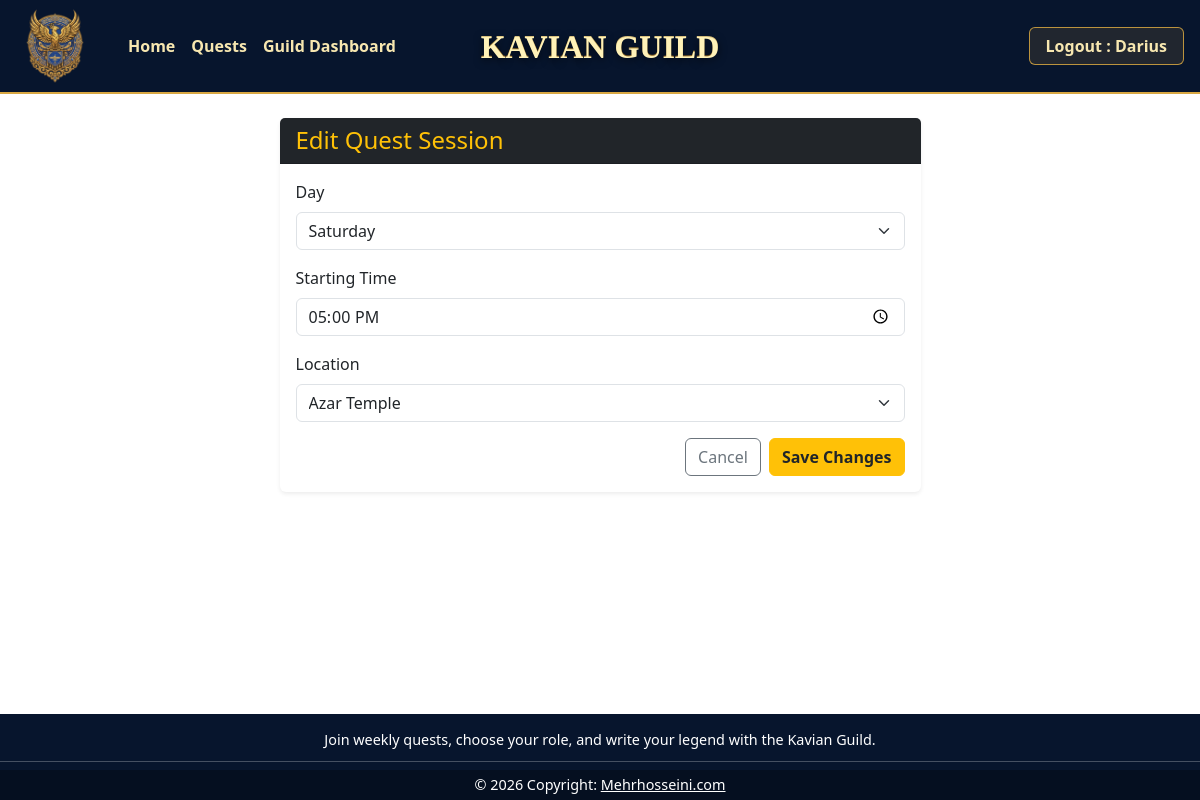
The app's page /sessions/10/edit (signed in) with its own data.
### tables this page shows
CREATE TABLE users (
    id            INTEGER PRIMARY KEY AUTOINCREMENT,
    email         TEXT    NOT NULL UNIQUE,
    password_hash TEXT    NOT NULL,
    role          TEXT    NOT NULL CHECK (role IN ('adventurer', 'guildmaster')),
    display_name  TEXT    NOT NULL,
    profile_img   TEXT                      
);

CREATE TABLE quest_sessions (
            id           INTEGER PRIMARY KEY AUTOINCREMENT,
            quest_id     INTEGER NOT NULL,
            day          TEXT    NOT NULL,
            start_time   TEXT    NOT NULL,
            start_minute INTEGER NOT NULL,
            location     TEXT    NOT NULL CHECK (location IN ('Azar Temple','Anahita Garden','Pasargad Gate')),
            FOREIGN KEY (quest_id) REFERENCES quests(id)
        );

### app.py (the view, shortened to what this page needs)
@app.route("/sessions/<int:session_id>/edit", methods=["GET", "POST"])
@login_required
def edit_session(session_id):
    if not current_user.is_guild_master():
        abort(403)
    session_row = quest_sessions_dao.get_session_by_id(session_id)
    if session_row is None:
        abort(404)
    if participations_dao.session_has_participations(session_id):
        flash(
            "This session cannot be modified because adventurers have already joined.",
            "danger",
        )
        return redirect(url_for("session_detail", session_id=session_id))
    return render_template(
        "edit_session.html", s=session_row, days=DAYS, locations=LOCATIONS
    )

### app.py (called while the page is built)
@login_manager.user_loader
def load_user(user_id):
    return users_dao.get_user_by_id(int(user_id))

### db.py (called while the page is built)
def get_connection():
    conn = sqlite3.connect(DATABASE_PATH)
    conn.row_factory = sqlite3.Row   # rows behave like dicts: row["email"]
    conn.execute("PRAGMA foreign_keys = ON;")
    return conn

### models.py (called while the page is built)
    def is_guild_master(self):              # handy helper for permission checks
        return self.role == "guildmaster"

### participations_dao.py (called while the page is built)
def session_has_participations(session_id):
    conn = get_connection()
    row = conn.execute(
        """
        SELECT COUNT(*) AS count
        FROM participations
        WHERE session_id = ?
        """,
        (session_id,),
    ).fetchone()
    conn.close()
    return row["count"] > 0

### quest_sessions_dao.py (called while the page is built)
def get_session_by_id(session_id):
    conn = get_connection()
    row = conn.execute(
        """SELECT s.id, s.day, s.start_time, s.start_minute, s.location,
                  q.title, q.quest_type, q.difficulty, q.duration_minutes,
                  q.description, q.image
           FROM quest_sessions s
           JOIN quests q ON s.quest_id = q.id
           WHERE s.id = ?""",(session_id,)).fetchone()
    conn.close()
    return row

### users_dao.py (called while the page is built)
def get_user_by_id(user_id):
    conn = get_connection()
    row = conn.execute("SELECT * FROM users WHERE id = ?", (user_id,)).fetchone()
    conn.close()
    if row is None:
        return None
    return User(row["id"], row["email"], row["role"], row["display_name"], row["profile_img"])

### templates/edit_session.html (shortened to what this page needs)
{% extends "base.html" %}
{% block content %}
<div class="row justify-content-center">
    <div class="col-lg-7">
        <div class="card border-0 shadow-sm">
            <div class="card-header bg-dark text-warning">
                <h1 class="h4 mb-0">Edit Quest Session</h1>
            </div>
            <div class="card-body">
                <form method="post" action="{{ url_for('edit_session', session_id=s.id) }}">
                    <div class="mb-3">
                        <label for="day" class="form-label">Day</label>
                        <select id="day" name="day" class="form-select" required>
                            {% for day in days %}
                                <option value="{{ day }}" {% if s.day == day %}selected{% endif %}>
                                    {{ day }}
                                </option>
                            {% endfor %}
                        </select>
                    </div>
                    <div class="mb-3">
                        <label for="start_time" class="form-label">Starting Time</label>
                        <input
                            type="time"
                            id="start_time"
                            name="start_time"
                            class="form-control"
                            value="{{ s.start_time }}"
                            required
                        >
                    </div>
                    <div class="mb-3">
                        <label for="location" class="form-label">Location</label>
                        <select id="location" name="location" class="form-select" required>
                            {% for location in locations %}
                                <option value="{{ location }}" {% if s.location == location %}selected{% endif %}>
                                    {{ location }}
                                </option>
                            {% endfor %}
                        </select>
                    </div>
                    <div class="d-flex justify-content-end gap-2">
                        <a href="{{ url_for('session_detail', session_id=s.id) }}" class="btn btn-outline-secondary">
                            Cancel
                        </a>
                        <button type="submit" class="btn btn-warning fw-semibold text-dark">
                            Save Changes
                        </button>
                    </div>
                </form>
            </div>
        </div>
    </div>
</div>
{% endblock %}

### templates/base.html (shortened to what this page needs)
<!DOCTYPE html>
<html lang="en">
<head>
  <link href="https://cdn.jsdelivr.net/npm/bootstrap@5.3.8/dist/css/bootstrap.min.css" rel="stylesheet"
>
  <link rel="stylesheet" href="{{ url_for('static', filename='style.css') }}">
</head>
<body class="{% block body_class %}{% endblock %}">
  <nav class="site-navbar navbar navbar-expand-sm navbar-dark">
    <div class="container-fluid">
      <a class="navbar-brand site-logo" href="{{ url_for('home') }}">
        <img src="{{ url_for('static', filename='images/logo-mark.png') }}" alt="Kavian Guild logo">
      </a>
      <ul class="navbar-nav">
        <li class="nav-item">
          <a class="nav-link" href="{{ url_for('home') }}">Home</a>
        </li>
        <li class="nav-item">
          <a class="nav-link" href="{{ url_for('quests') }}">Quests</a>
        </li>
        {% if current_user.is_authenticated and current_user.is_guild_master() %}
        <li class="nav-item">
          <a class="nav-link" href="{{ url_for('guild_dashboard') }}">Guild Dashboard</a>
        </li>
        {% endif %}
      </ul>
      <div class="navbar-title">Kavian Guild</div>
      <div class="d-flex gap-2 ms-auto p-1">
        {% if current_user.is_authenticated %}
        <a class="nav-auth-btn nav-auth-btn-logout" href="{{ url_for('logout') }}">Logout : {{ current_user.display_name
          }}</a>
        {% else %}
        <a class="nav-auth-btn" href="{{ url_for('login') }}">Login</a>
        <a class="nav-auth-btn nav-auth-btn-register" href="{{ url_for('register') }}">Register</a>
        {% endif %}
      </div>
    </div>
  </nav>
  <main class="container py-4">
    {% block content %}{% endblock %}
  </main>
  {% block footer %}
  <footer class="site-footer text-center text-white">
    <div class="container">
      <section class="mt-3 ">
        <div class="row d-flex justify-content-center">
          <div class="col-lg-8">
            <p>
              Join weekly quests, choose your role, and write your legend with the Kavian Guild.
            </p>
          </div>
        </div>
      </section>
    </div>
    <hr class="my-2" />
    <div class="text-center py-1 footer-copyright">
      © 2026 Copyright:
      <a class="text-white" href="https://mehrhosseini.com/">Mehrhosseini.com</a>
    </div>
  </footer>
  {% endblock %}
</body>
</html>

### static/style.css (style rules this page uses)
html { min-height: 100%; }
body { min-height: 100vh; display: flex; flex-direction: column; }
main { flex: 1; }
.site-navbar { background-color: #07152d; border-bottom: 2px solid #d8a742; min-height: 92px; }
.site-navbar .container-fluid { position: relative; }
.site-logo { display: flex; align-items: center; justify-content: center; width: 86px; height: 76px; margin-right: 22px; padding-top: 0; padding-bottom: 0; }
.site-logo img { width: 100%; height: 100%; object-fit: contain; }
.site-navbar .nav-link { color: #f7e7b0; font-weight: 600; text-shadow: none; }
.navbar-title { position: absolute; left: 50%; transform: translateX(-50%); color: #f7d878; font-family: Georgia, "Times New Roman", serif; font-size: 32px; font-weight: 700; line-height: 1; text-transform: uppercase; white-space: nowrap; text-shadow: 0 1px 0 #fff2b8, 0 3px 8px rgba(0, 0, 0, 0.65); background-image: linear-gradient(#fff2b8, #d8a742 55%, #8f5f1d); background-clip: text; -webkit-background-clip: text; -webkit-text-fill-color: transparent; pointer-events: none; }
.nav-auth-btn { color: #f7e7b0; text-decoration: none; font-weight: 600; padding: 6px 16px; border: 1px solid rgba(216, 167, 66, 0.85); border-radius: 6px; background-color: rgba(216, 167, 66, 0.12); text-shadow: none; }
.site-footer { background-color: #07152d; background-size: cover; background-position: center; background-repeat: no-repeat; }
.site-footer { font-size: 0.9rem; }
.site-footer p { margin-bottom: 0.25rem; line-height: 1.35; }
.footer-copyright { background-color: rgba(0, 0, 0, 0.297); }

### records on screen
users: display_name "Darius"
quest_sessions: day "Saturday", start_time "17:00", location "Azar Temple"
